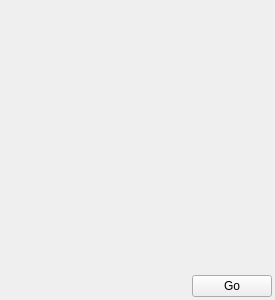
<ui version="4.0" >
 <class>FlaggingTab</class>
 <widget class="QWidget" name="FlaggingTab" >
  <property name="geometry" >
   <rect>
    <x>0</x>
    <y>0</y>
    <width>275</width>
    <height>300</height>
   </rect>
  </property>
  <property name="maximumSize" >
   <size>
    <width>275</width>
    <height>16777215</height>
   </size>
  </property>
  <property name="windowTitle" >
   <string>PlotMS Flagging Tab</string>
  </property>
  <layout class="QVBoxLayout" >
   <property name="spacing" >
    <number>3</number>
   </property>
   <property name="leftMargin" >
    <number>3</number>
   </property>
   <property name="topMargin" >
    <number>3</number>
   </property>
   <property name="rightMargin" >
    <number>3</number>
   </property>
   <property name="bottomMargin" >
    <number>3</number>
   </property>
   <item>
    <widget class="casa::PlotMSFlaggingWidget" native="1" name="flaggingWidget" />
   </item>
   <item>
    <spacer>
     <property name="orientation" >
      <enum>Qt::Vertical</enum>
     </property>
     <property name="sizeHint" >
      <size>
       <width>20</width>
       <height>40</height>
      </size>
     </property>
    </spacer>
   </item>
   <item>
    <layout class="QHBoxLayout" >
     <property name="spacing" >
      <number>0</number>
     </property>
     <item>
      <spacer>
       <property name="orientation" >
        <enum>Qt::Horizontal</enum>
       </property>
       <property name="sizeHint" >
        <size>
         <width>40</width>
         <height>20</height>
        </size>
       </property>
      </spacer>
     </item>
     <item>
      <widget class="QPushButton" name="goButton" >
       <property name="text" >
        <string>Go</string>
       </property>
       <property name="icon" >
        <iconset resource="../Gui/PlotMSPlotter.qrc" >:/actions/images/flag.png</iconset>
       </property>
      </widget>
     </item>
    </layout>
   </item>
  </layout>
 </widget>
 <customwidgets>
  <customwidget>
   <class>casa::PlotMSFlaggingWidget</class>
   <extends>QWidget</extends>
   <header>../Gui/PlotMSFlaggingWidget.qo.h</header>
   <container>1</container>
  </customwidget>
 </customwidgets>
 <resources>
  <include location="../Gui/PlotMSPlotter.qrc" />
 </resources>
 <connections/>
</ui>
